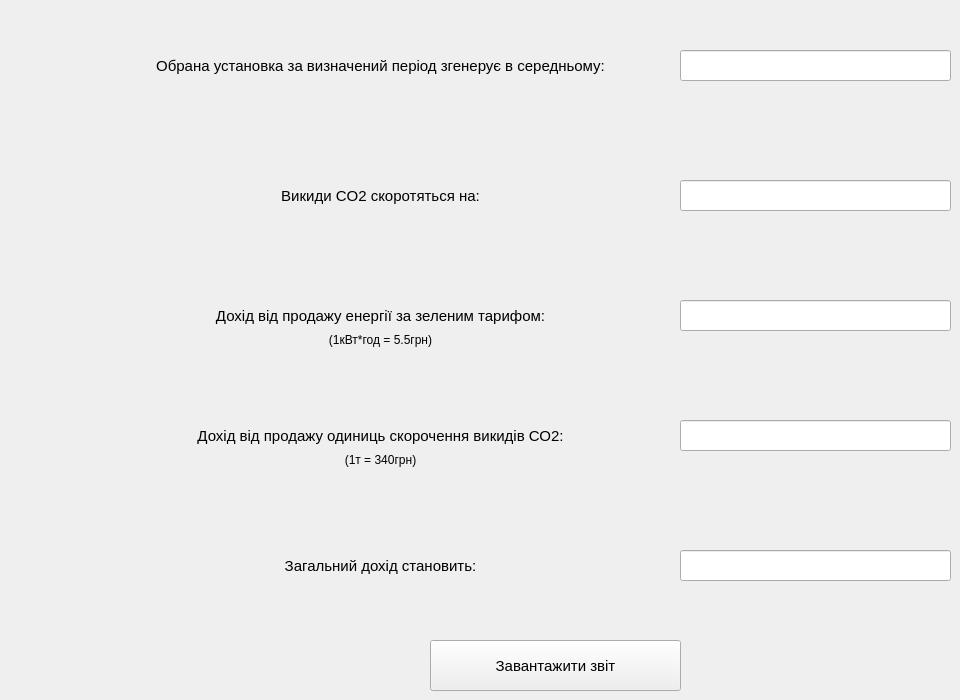
        <widget class="QWidget" name="tab_24">
         <attribute name="title">
          <string>                                  Отримані результати                                </string>
         </attribute>
         <widget class="QLabel" name="label_82">
          <property name="geometry">
           <rect>
            <x>110</x>
            <y>40</y>
            <width>541</width>
            <height>51</height>
           </rect>
          </property>
          <property name="font">
           <font>
            <family>MS Shell Dlg 2</family>
            <pointsize>11</pointsize>
           </font>
          </property>
          <property name="text">
           <string>Обрана установка за визначений період згенерує в середньому:</string>
          </property>
          <property name="alignment">
           <set>Qt::AlignCenter</set>
          </property>
          <property name="wordWrap">
           <bool>false</bool>
          </property>
         </widget>
         <widget class="QLineEdit" name="lab4_count">
          <property name="geometry">
           <rect>
            <x>680</x>
            <y>50</y>
            <width>271</width>
            <height>31</height>
           </rect>
          </property>
          <property name="text">
           <string/>
          </property>
          <property name="alignment">
           <set>Qt::AlignCenter</set>
          </property>
         </widget>
         <widget class="QLabel" name="label_83">
          <property name="geometry">
           <rect>
            <x>110</x>
            <y>170</y>
            <width>541</width>
            <height>51</height>
           </rect>
          </property>
          <property name="font">
           <font>
            <family>MS Shell Dlg 2</family>
            <pointsize>11</pointsize>
           </font>
          </property>
          <property name="text">
           <string>Викиди CO2 скоротяться на:</string>
          </property>
          <property name="alignment">
           <set>Qt::AlignCenter</set>
          </property>
          <property name="wordWrap">
           <bool>false</bool>
          </property>
         </widget>
         <widget class="QLineEdit" name="lab4_co2">
          <property name="geometry">
           <rect>
            <x>680</x>
            <y>180</y>
            <width>271</width>
            <height>31</height>
           </rect>
          </property>
          <property name="text">
           <string/>
          </property>
          <property name="alignment">
           <set>Qt::AlignCenter</set>
          </property>
         </widget>
         <widget class="QLabel" name="label_84">
          <property name="geometry">
           <rect>
            <x>110</x>
            <y>280</y>
            <width>541</width>
            <height>71</height>
           </rect>
          </property>
          <property name="font">
           <font>
            <family>MS Shell Dlg 2</family>
            <pointsize>11</pointsize>
           </font>
          </property>
          <property name="text">
           <string>Дохід від продажу енергії за зеленим тарифом:</string>
          </property>
          <property name="alignment">
           <set>Qt::AlignCenter</set>
          </property>
          <property name="wordWrap">
           <bool>false</bool>
          </property>
         </widget>
         <widget class="QLineEdit" name="lab4_dohid_zelen">
          <property name="geometry">
           <rect>
            <x>680</x>
            <y>300</y>
            <width>271</width>
            <height>31</height>
           </rect>
          </property>
          <property name="text">
           <string/>
          </property>
          <property name="alignment">
           <set>Qt::AlignCenter</set>
          </property>
         </widget>
         <widget class="QLabel" name="label_85">
          <property name="geometry">
           <rect>
            <x>110</x>
            <y>410</y>
            <width>541</width>
            <height>51</height>
           </rect>
          </property>
          <property name="font">
           <font>
            <family>MS Shell Dlg 2</family>
            <pointsize>11</pointsize>
           </font>
          </property>
          <property name="text">
           <string>Дохід від продажу одиниць скорочення викидів СО2:</string>
          </property>
          <property name="alignment">
           <set>Qt::AlignCenter</set>
          </property>
          <property name="wordWrap">
           <bool>false</bool>
          </property>
         </widget>
         <widget class="QLineEdit" name="lab4_dohid_co2">
          <property name="geometry">
           <rect>
            <x>680</x>
            <y>420</y>
            <width>271</width>
            <height>31</height>
           </rect>
          </property>
          <property name="text">
           <string/>
          </property>
          <property name="alignment">
           <set>Qt::AlignCenter</set>
          </property>
         </widget>
         <widget class="QLabel" name="label_86">
          <property name="geometry">
           <rect>
            <x>110</x>
            <y>540</y>
            <width>541</width>
            <height>51</height>
           </rect>
          </property>
          <property name="font">
           <font>
            <family>MS Shell Dlg 2</family>
            <pointsize>11</pointsize>
           </font>
          </property>
          <property name="text">
           <string>Загальний дохід становить:</string>
          </property>
          <property name="alignment">
           <set>Qt::AlignCenter</set>
          </property>
          <property name="wordWrap">
           <bool>false</bool>
          </property>
         </widget>
         <widget class="QLineEdit" name="lab4_dohid_all">
          <property name="geometry">
           <rect>
            <x>680</x>
            <y>550</y>
            <width>271</width>
            <height>31</height>
           </rect>
          </property>
          <property name="text">
           <string/>
          </property>
          <property name="alignment">
           <set>Qt::AlignCenter</set>
          </property>
         </widget>
         <widget class="QLabel" name="label">
          <property name="geometry">
           <rect>
            <x>110</x>
            <y>330</y>
            <width>541</width>
            <height>20</height>
           </rect>
          </property>
          <property name="font">
           <font>
            <pointsize>9</pointsize>
           </font>
          </property>
          <property name="text">
           <string>(1кВт*год = 5.5грн)</string>
          </property>
          <property name="alignment">
           <set>Qt::AlignCenter</set>
          </property>
         </widget>
         <widget class="QLabel" name="label_3">
          <property name="geometry">
           <rect>
            <x>110</x>
            <y>450</y>
            <width>541</width>
            <height>20</height>
           </rect>
          </property>
          <property name="font">
           <font>
            <pointsize>9</pointsize>
           </font>
          </property>
          <property name="text">
           <string>(1т = 340грн)</string>
          </property>
          <property name="alignment">
           <set>Qt::AlignCenter</set>
          </property>
         </widget>
         <widget class="QPushButton" name="lab4_download_zvit">
          <property name="geometry">
           <rect>
            <x>430</x>
            <y>640</y>
            <width>251</width>
            <height>51</height>
           </rect>
          </property>
          <property name="font">
           <font>
            <family>MS Shell Dlg 2</family>
            <pointsize>11</pointsize>
           </font>
          </property>
          <property name="text">
           <string>Завантажити звіт</string>
          </property>
         </widget>
        </widget>
